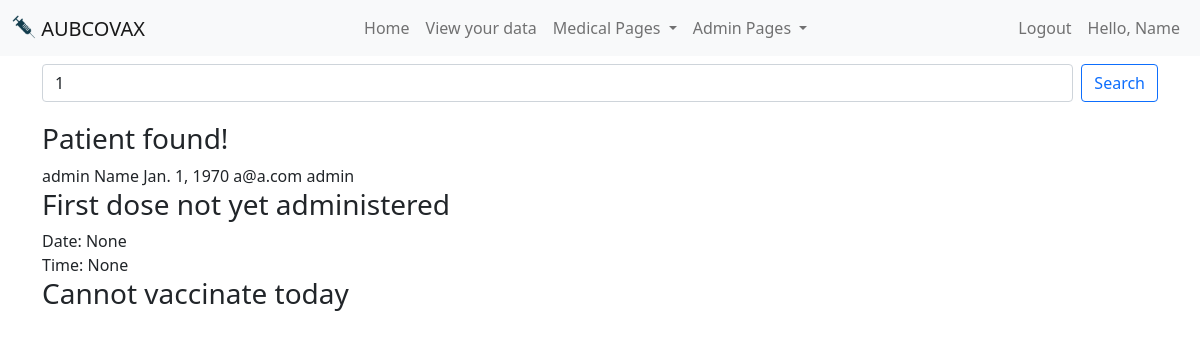
The app's page /medicalSearch/1 (signed in), older data.
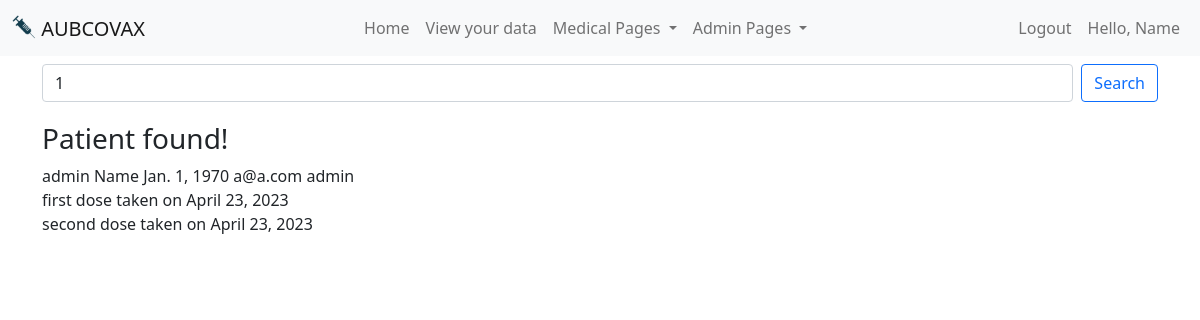
The same page, newer data.
### main/models.py (models this page shows)
class Account(AbstractBaseUser, PermissionsMixin):
    username=models.CharField(max_length=200, unique=True)
    isMedicalStaff = models.BooleanField(default=False)
    isAdmin = models.BooleanField(default=False)
    name = models.CharField(max_length=200)
    email = models.EmailField(unique=False)
    DOB = models.DateField()
    ID_nbr = models.IntegerField(unique=True)
    phone_nbr = models.IntegerField(unique=True)
    address = models.CharField(max_length=200)
    medical_history = models.TextField()
    doseOne = models.BooleanField(default=False)
    doseOneDate = models.DateField(null=True, blank=True)
    doseOneTime=models.CharField(max_length=200, null=True, blank=True)
    doseTwo = models.BooleanField(default=False)
    doseTwoDate = models.DateField(null=True, blank=True)
    doseTwoTime=models.CharField(max_length=200, null=True, blank=True)
    is_staff=models.BooleanField(default=False)
    is_active=models.BooleanField(default=True)
    objects = MyUserManager()
    USERNAME_FIELD = 'username'
    REQUIRED_FIELDS = ['name', 'email', 'isMedicalStaff', 'isAdmin', 'DOB', 'ID_nbr', 'phone_nbr', 'address', 'medical_history']
    def __str__(self):
        return self.username

### main/views.py (the view, shortened to what this page needs)
# urls.py: path('medicalSearch/<int:phoneNb>', views.medicalSearchNb, name='medicalSearch'),
def medicalSearchNb(request, phoneNb):
    if not request.user.is_authenticated or not request.user.isMedicalStaff:
        return render(request, 'notAllowed.html')
    today=date.fromisoformat(datetime.datetime.today().strftime('%Y-%m-%d'))
    avlbl=[]
    if request.method == 'POST' and request.POST.get('phoneNb'):
        phoneNb=request.POST.get('phoneNb')
        return redirect(f'/medicalSearch/{phoneNb}', phoneNb=phoneNb)
    elif request.method == 'POST' and request.POST.get('confirm'):
        phoneNb=request.POST.get('confirm')
        account=Account.objects.get(phone_nbr=phoneNb)
        account.doseOne=True
        account.save()
        return redirect(f'/medicalSearch/{phoneNb}', phoneNb=phoneNb)
    elif request.method == 'POST' and request.POST.get('view'):
        avlbl=scheduling.viewAvailableAppointmentsRange(today+datetime.timedelta(days=14),7)
        patient=Account.objects.get(phone_nbr=phoneNb)
        context={'result':True ,'patient': patient, 'notFound':False,'nb':phoneNb, 'today':today, 'slots':avlbl}
        return render(request, 'medicalSearch.html', context)
    patient=Account.objects.filter(phone_nbr=phoneNb)
    try:
        patient=patient[0]
    except:
        return render(request, 'medicalSearch.html', {'result':True, 'notFound':True,'nb':phoneNb})
    context={'result':True ,'patient': patient, 'notFound':False,'nb':phoneNb, 'today':today}
    return render(request, 'medicalSearch.html', context)

### main/templates/medicalSearch.html (shortened to what this page needs)
{% extends 'base.html' %}
{% block content %}
<form method="post" class="d-flex" style="margin-bottom: 20px;">
    <input class="form-control me-2 search-input" type="search" placeholder="Enter a phone number" value="{{nb}}" aria-label="Search" name="phoneNb">
    <button class="btn btn-outline-primary" type="submit">Search</button>
</form>
{% if notFound %}
<h3>Sorry, we couldn't find a patient with that phone number</h3>
{% else %}
{% if result %}
<h3>Patient found!</h3>
{{patient}}
{{patient.name}}
{{patient.DOB}}
{{patient.email}}
{{patient.username}}
<br>
{% if not patient.doseOne %}
<h3>First dose not yet administered</h3>
Date: {{patient.doseOneDate}}
<br>
Time: {{patient.doseOneTime}}
{% if today == patient.doseOneDate %}
<h3>Today is the day!</h3>
<form method="POST">
    {% csrf_token %}
    <button class="btn btn-warning" type="submit" name="confirm" value="{{patient.phone_nbr}}">Confirm Vaccination</button>
</form>
{% else %}
<h3>Cannot vaccinate today</h3>
{% endif %}
{% else %}
first dose taken on {{patient.doseOneDate}}
<br>
{% if patient.doseTwo == False %}
{% if patient.doseTwoDate == None %}
Schedule second dose
<br>
<form method="POST">
    {% csrf_token %}
    <button class="btn btn-warning" type="submit" name="view" value="view">View available time slots</button>
</form>
<form method="POST">
    {% csrf_token %}
    <div class="list-group">
        {% for slot in slots %}
        <button type="submit" class="list-group-item list-group-item-action" name="date" value="{{slot}}">{{slot.split.0}} at {{slot.split.1}}</button>
        {% endfor %}
    </div>
</form>
{% else %}
{% if today == patient.doseTwoDate %}
<h3>Today is the day!</h3>
<form method="POST">
    {% csrf_token %}
    <button class="btn btn-warning" type="submit" name="confirm2" value="{{patient.phone_nbr}}">Confirm Second Vaccination</button>
</form>
{% else %}
<h3>Cannot vaccinate today</h3>
{% endif %}
{% endif %}
{% else %}
second dose taken on {{patient.doseTwoDate}}
{% endif %}
{% endif %}
{% else %}
<h3>Enter a patient's phone number to search</h3>
{% endif %}
{% endif %}
{% endblock %}

### main/templates/base.html (shortened to what this page needs)
<!doctype html>
<html lang="en">
  <head>
    <link href="https://cdn.jsdelivr.net/npm/bootstrap@5.0.2/dist/css/bootstrap.min.css" rel="stylesheet">
    {% load static %}
  </head>
  <body>
    <nav class="navbar navbar-expand-md navbar-light bg-light mb-2">
      <div class="container-fluid">
        <a class="navbar-brand mb-0 h1" href="/">
          <img src="{% static '/vaccine.png' %}" alt="" width="24px" height="24px" class="d-inline-block align-text-top">
          AUBCOVAX
        </a>
        <div class="collapse navbar-collapse" id="navbarSupportedContent">
          <ul class="navbar-nav me-auto mb-lg-0" style="margin-left: auto;">
            <li class="nav-item">
              <a class="nav-link" href="/">Home</a>
            </li>
            {% if user.is_authenticated %}
            <li class="nav-item">
              <a class="nav-link" href="/patientInfo">View your data</a>
            </li>
            {% endif %}
            {% if user.isMedicalStaff %}
            <li class="nav-item dropdown">
              <a class="nav-link dropdown-toggle" href="#" id="navbarDropdown" role="button" data-bs-toggle="dropdown" aria-expanded="false">
                Medical Pages
              </a>
            </li>
            {% endif %}
            {% if user.isAdmin %}
            <li class="nav-item dropdown">
              <a class="nav-link dropdown-toggle" href="#" id="navbarDropdown" role="button" data-bs-toggle="dropdown" aria-expanded="false">
                Admin Pages
              </a>
            </li>
            {% endif %}
          </ul>
          <ul class="navbar-nav ml-auto">
            {% if user.is_authenticated %}
            <li class="nav-item">
              <a class="nav-link" href="/logout">Logout</a>
            </li>
            <li class="nav-item">
              <a class="nav-link" href="/patientInfo">Hello, {{user.name}}</a>
            </li>
            {% endif %}
        </div>
      </div>
    </nav>
    <div class="container-sm mb-4">
      {% block content %}
      {% endblock %}
    </div>
  </body>
</html>

Row changes from the older to the newer data that the page shows:
changed Account "Name": doseTwoDate (not shown) → "April 23, 2023"; doseOne False → True (drawn); doseOneDate "None" → "April 23, 2023"; doseOneTime "None" → (not shown)
Text that changed along with them:
text no longer shown: "First dose not yet administered Date: Time: Cannot vaccinate today"
text now shown: "first dose taken on second dose taken on"
